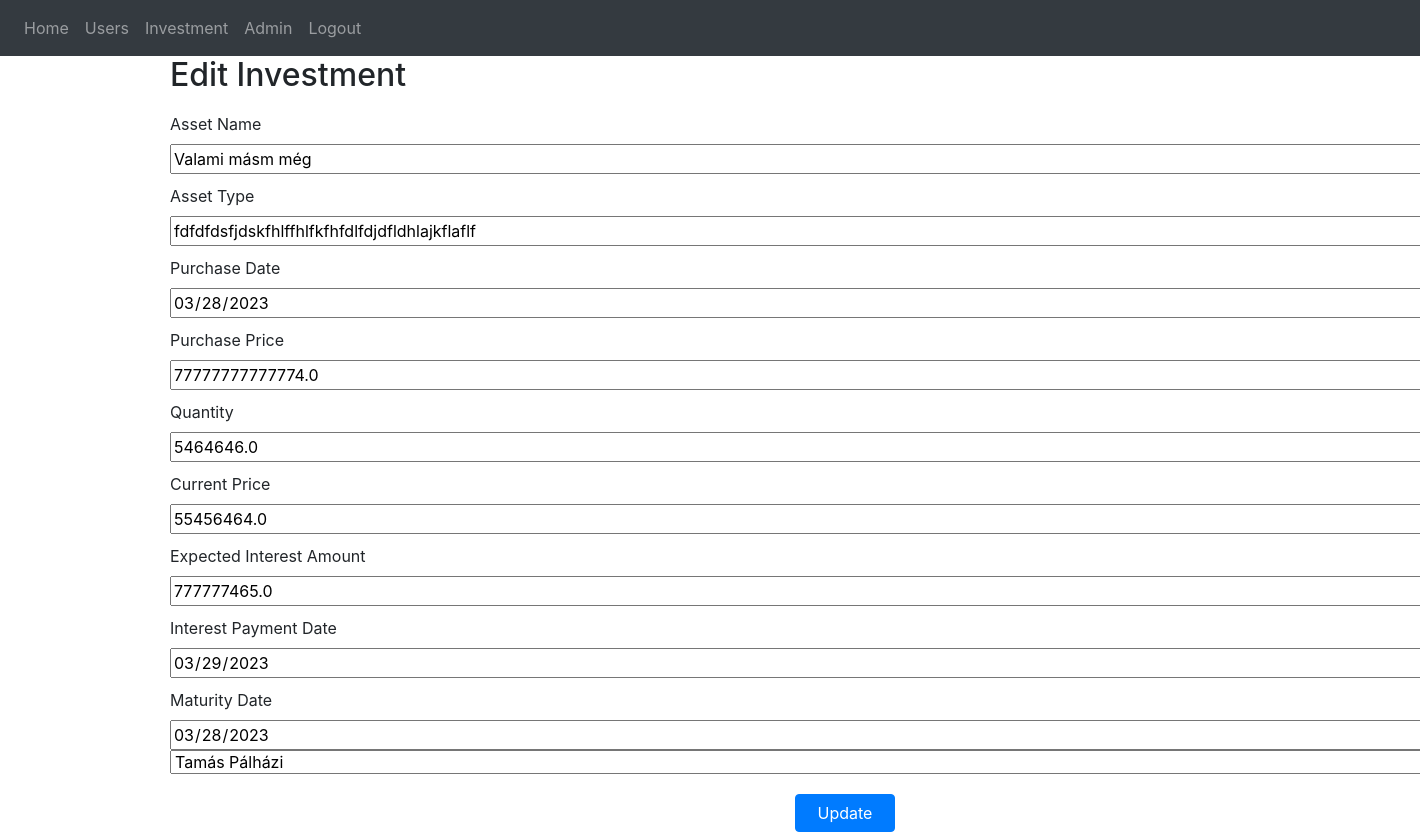
Page /edit-investment/3 (signed in) on the earlier database version.
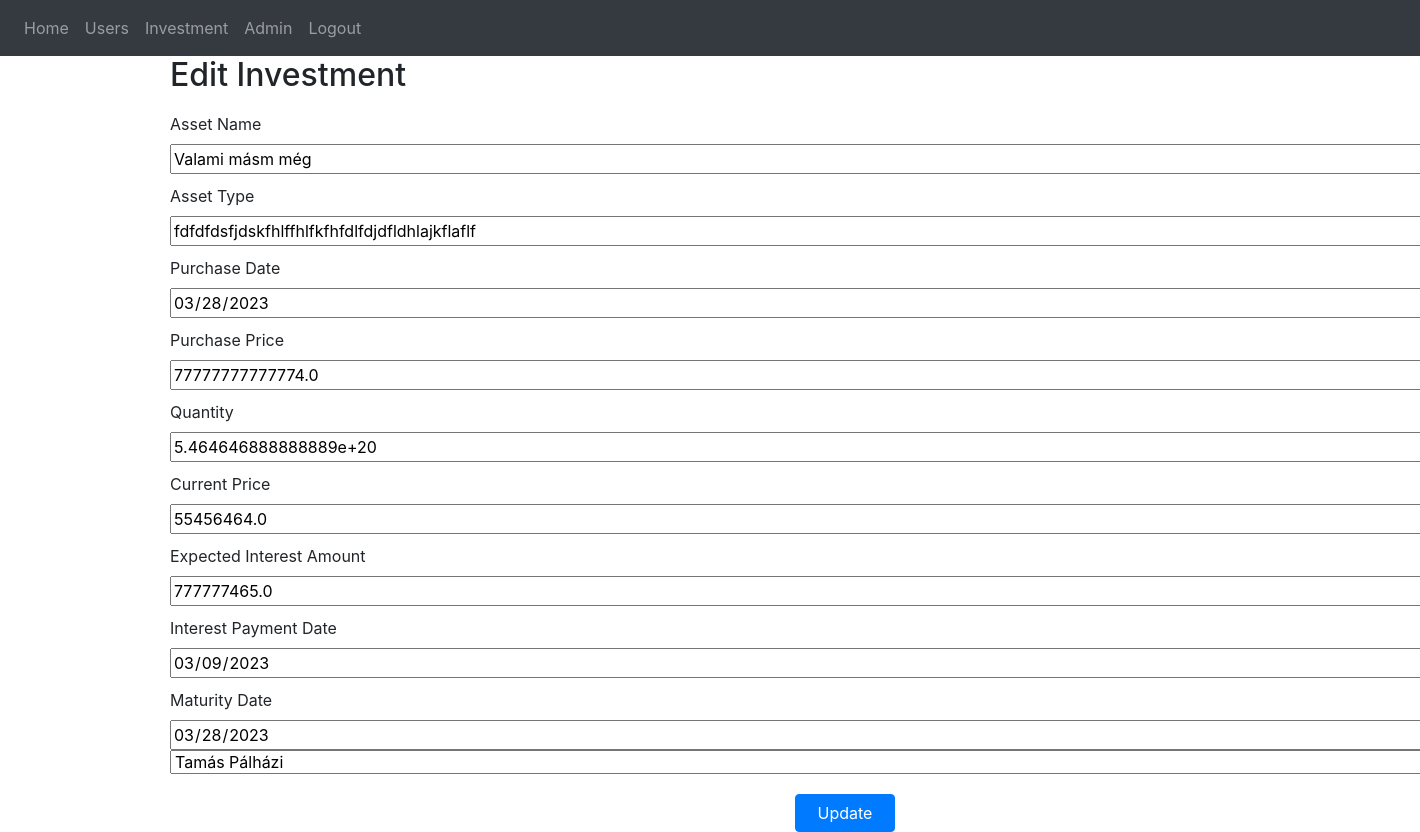
Same page on the later database version.
### website/models.py (models this page shows)
class Investment(db.Model):
    id = db.Column(db.Integer, primary_key=True)
    asset_name = db.Column(db.String(150))
    asset_type = db.Column(db.String(150))
    purchase_date = db.Column(db.DateTime(timezone=True))
    purchase_price = db.Column(db.Float)
    quantity = db.Column(db.Float)
    current_price = db.Column(db.Float)
    expected_interest_amount = db.Column(db.Float)
    interest_payment_date = db.Column(db.DateTime(timezone=True))
    maturity_date = db.Column(db.DateTime(timezone=True))
    user_id = db.Column(db.Integer, db.ForeignKey('user.id'))
    user = db.relationship('User', back_populates='investments')
    snapshots = db.relationship('InvestmentSnapshot', back_populates='investment')

class User(db.Model, UserMixin):
    id = db.Column(db.Integer, primary_key=True)
    email = db.Column(db.String(150), unique=True)
    password = db.Column(db.String(150))
    first_name = db.Column(db.String(150))
    second_name = db.Column(db.String(150))
    notes = db.relationship('Note')
    is_approved = db.Column(db.Boolean, default=False)

### website/views.py (the view, shortened to what this page needs)
@views.route('/edit-investment/<int:investment_id>', methods=['GET', 'POST'])
@login_required
def edit_investment(investment_id):
    investment = Investment.query.get_or_404(investment_id)
    users = User.query.all()
    return render_template('edit_investment.html', investment=investment, user=current_user, users=users)  # Módosítva

### website/__init__.py (called while the page is built)
def create_app():
    app = Flask(__name__)
    app.config['SECRET_KEY'] = 'hjshjhdjah kjshkjdhjs'
    app.config['SQLALCHEMY_DATABASE_URI'] = f'sqlite:///{DB_NAME}'
    db.init_app(app)
    from .views import views
    from .auth import auth
    app.register_blueprint(views, url_prefix='/')
    app.register_blueprint(auth, url_prefix='/')
    from .models import User, Note
    with app.app_context():
        db.create_all()
    login_manager = LoginManager()
    login_manager.login_view = 'auth.login'
    login_manager.init_app(app)
    @login_manager.user_loader
    def load_user(id):
        return User.query.get(int(id))
    return app

### website/templates/edit_investment.html (shortened to what this page needs)
{% extends "base.html" %}
{% block content %}
    <div class="container">
        <h2>Edit Investment</h2>
        <form action="{{ url_for('views.edit_investment', investment_id=investment.id) }}" method="post">
            <label for="assetName">Asset Name</label>
            <input type="text" name="assetName" id="assetName" value="{{ investment.asset_name }}" required>
            <label for="assetType">Asset Type</label>
            <input type="text" name="assetType" id="assetType" value="{{ investment.asset_type }}" required>
            <label for="purchaseDate">Purchase Date</label>
            <input type="date" name="purchaseDate" id="purchaseDate" value="{{ investment.purchase_date.date() }}" required>
            <label for="purchasePrice">Purchase Price</label>
            <input type="number" step="any" name="purchasePrice" id="purchasePrice" value="{{ investment.purchase_price }}" required>
            <label for="quantity">Quantity</label>
            <input type="number" step="any" name="quantity" id="quantity" value="{{ investment.quantity }}" required>
            <label for="currentPrice">Current Price</label>
            <input type="number" step="any" name="currentPrice" id="currentPrice" value="{{ investment.current_price }}" required>
            <label for="expectedInterestAmount">Expected Interest Amount</label>
            <input type="number" step="any" name="expectedInterestAmount" id="expectedInterestAmount" value="{{ investment.expected_interest_amount }}" required>
            <label for="interestPaymentDate">Interest Payment Date</label>
            <input type="date" name="interestPaymentDate" id="interestPaymentDate" value="{{ investment.interest_payment_date.date() }}" required>
            <label for="maturityDate">Maturity Date</label>
            <input type="date" name="maturityDate" id="maturityDate" value="{{ investment.maturity_date.date() }}" required>
            <select name="user" id="user" required>
                {% for user in users %}
                    <option value="{{ user.id }}" {% if user.id == investment.user_id %}selected{% endif %}>{{ user.first_name }} {{ user.second_name }}</option>
                {% endfor %}
            </select>
            <button type="submit" class="btn btn-primary">Update</button>
        </form>
    </div>
{% endblock %}

Differences in the rows shown:
changed Investment "Valami másm még": quantity "5464646.0" → "5.464646888888889e+20"; interestPaymentDate "03/29/2023" → "03/09/2023"
